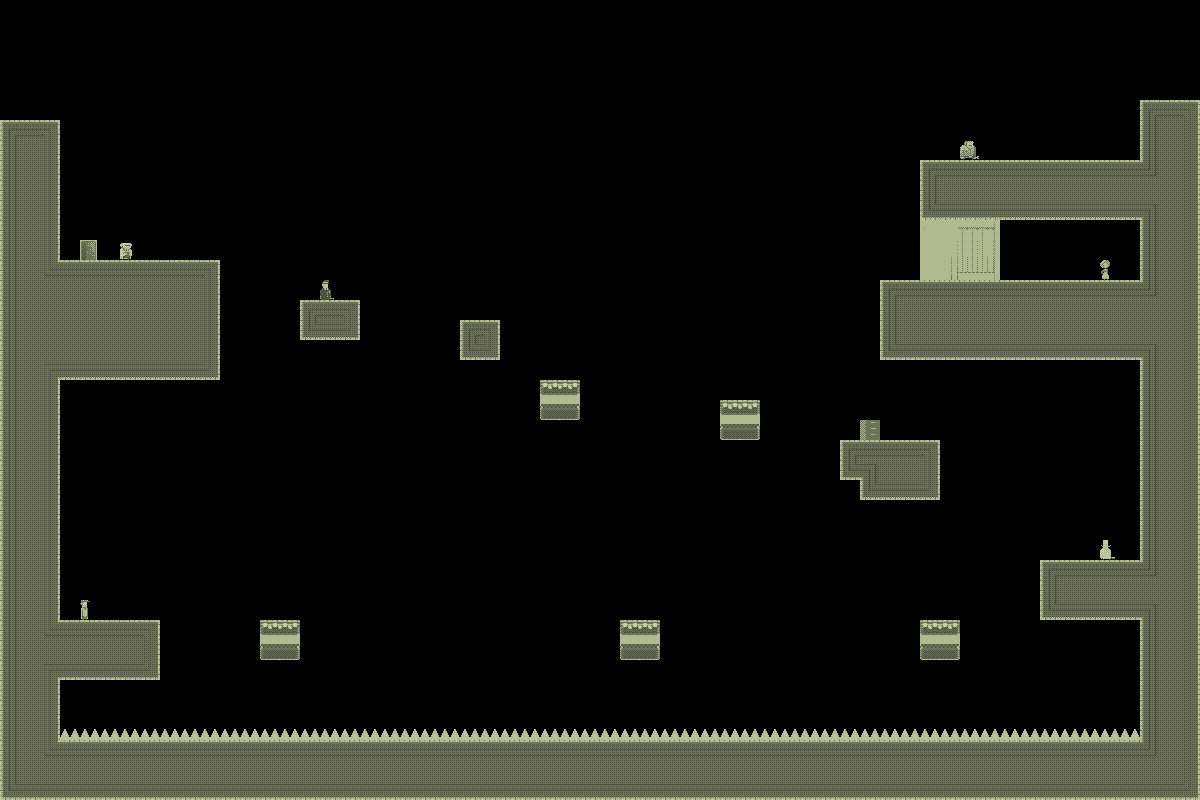

Rendered tile map (Tiled .tmx) drawn with the repository's tilesets; below, a short description and the map source with its tile grids summarised:
An orthogonal 60x40 tile map with 20x20 px tiles, 1 tile layer (bg) and 4 objects.

<map version="1.0" orientation="orthogonal" width="60" height="40" tilewidth="20" tileheight="20">
 <tileset firstgid="1" name="tiles_newyork" tilewidth="20" tileheight="20">
  <image source="../../../../../SuperLemonadeFactory1989Content/Lemonade/tiles_newyork.png" width="400" height="400" />
  <terraintypes>
   <terrain name="solid" tile="-1" />
  </terraintypes>
  <tile id="8" terrain=",,,0" />
  <tile id="9" terrain=",,0,0" />
  <tile id="10" terrain=",,0,0" />
  <tile id="11" terrain=",,0,0" />
  <tile id="12" terrain=",,0,0" />
  <tile id="13" terrain=",,0,0" />
  <tile id="14" terrain=",,0," />
  <tile id="15" terrain="0,0,0," />
  <tile id="16" terrain="0,0,,0" />
  <tile id="28" terrain=",0,,0" />
  <tile id="34" terrain="0,,0," />
  <tile id="35" terrain="0,,0,0" />
  <tile id="36" terrain=",0,0,0" />
  <tile id="48" terrain=",0,,0" />
  <tile id="54" terrain="0,,0," />
  <tile id="68" terrain=",0,,0" />
  <tile id="74" terrain="0,,0," />
  <tile id="88" terrain=",0,,0" />
  <tile id="94" terrain="0,,0," />
  <tile id="108" terrain=",0,,0" />
  <tile id="114" terrain="0,,0," />
  <tile id="128" terrain=",0,," />
  <tile id="129" terrain="0,0,," />
  <tile id="130" terrain="0,0,," />
  <tile id="131" terrain="0,0,," />
  <tile id="132" terrain="0,0,," />
  <tile id="133" terrain="0,0,," />
  <tile id="134" terrain="0,,," />
  <tile id="194" terrain="0,0,0,0" />
  <tile id="356">
   <properties>
    <property name="LargeCrate" value="" />
   </properties>
  </tile>
  <tile id="380">
   <properties>
    <property name="Andre" value="" />
   </properties>
  </tile>
  <tile id="381">
   <properties>
    <property name="Liselot" value="" />
   </properties>
  </tile>
  <tile id="382">
   <properties>
    <property name="Amsterdaam" value="" />
   </properties>
  </tile>
  <tile id="383">
   <properties>
    <property name="Worker" value="" />
   </properties>
  </tile>
  <tile id="384">
   <properties>
    <property name="Inspector" value="" />
   </properties>
  </tile>
  <tile id="385">
   <properties>
    <property name="Chef" value="" />
   </properties>
  </tile>
  <tile id="386">
   <properties>
    <property name="Exit" value="" />
   </properties>
  </tile>
  <tile id="387">
   <properties>
    <property name="Trampoline" value="" />
   </properties>
  </tile>
  <tile id="388">
   <properties>
    <property name="SmallCrate" value="" />
   </properties>
  </tile>
  <tile id="389">
   <properties>
    <property name="SugarBag" value="" />
   </properties>
  </tile>
 </tileset>
 <layer name="bg" width="60" height="40">
  <data>[2400 cells, 650 non-empty, 54 distinct tile ids]</data>
 </layer>
 <objectgroup name="boxes" width="60" height="40">
  <object x="300" y="560">
   <polyline points="0,0 260,0" />
  </object>
  <object x="660" y="560">
   <polyline points="0,0 200,0" />
  </object>
  <object x="980" y="420">
   <polyline points="20,20 20,240" />
  </object>
  <object x="500" y="260">
   <polyline points="0,0 300,0" />
  </object>
 </objectgroup>
</map>
